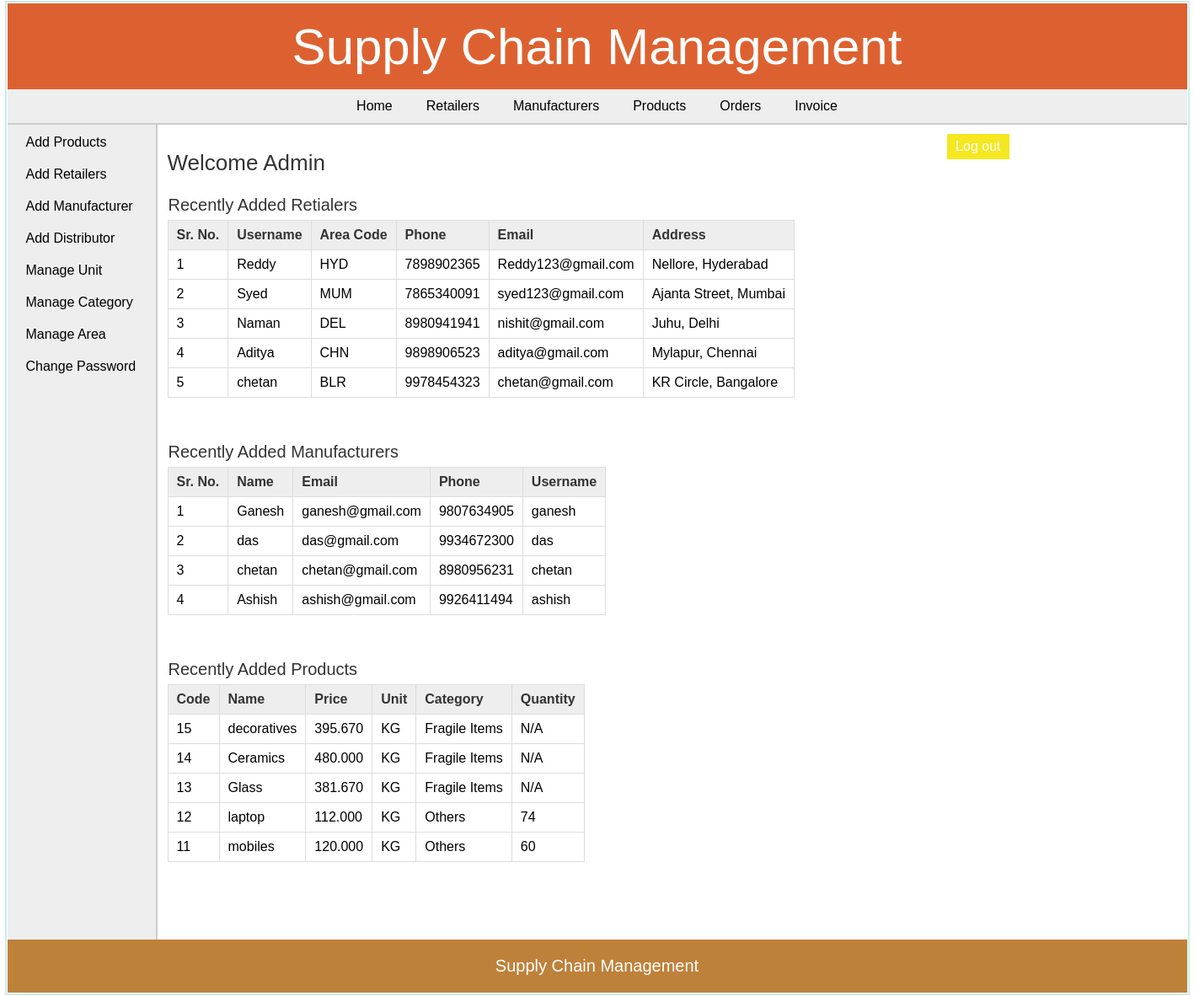
The page /admin/index.php (signed in) on the database its author committed.
### tables this page shows
CREATE TABLE `retailer` (
  `retailer_id` int(11) NOT NULL,
  `username` varchar(25) NOT NULL,
  `password` varchar(25) NOT NULL,
  `address` varchar(200) NOT NULL,
  `area_id` int(11) NOT NULL,
  `phone` varchar(10) NOT NULL,
  `email` varchar(50) DEFAULT NULL
);

CREATE TABLE `area` (
  `area_id` int(11) NOT NULL,
  `area_name` varchar(50) NOT NULL,
  `area_code` varchar(10) NOT NULL
);

CREATE TABLE `manufacturer` (
  `man_id` int(11) NOT NULL,
  `man_name` varchar(25) NOT NULL,
  `man_email` varchar(50) DEFAULT NULL,
  `man_phone` varchar(10) NOT NULL,
  `username` varchar(20) NOT NULL,
  `password` varchar(20) NOT NULL
);

CREATE TABLE `products` (
  `pro_id` int(11) NOT NULL,
  `pro_name` varchar(25) NOT NULL,
  `pro_desc` text DEFAULT NULL,
  `pro_price` decimal(10,3) NOT NULL,
  `unit` int(11) NOT NULL,
  `pro_cat` int(11) NOT NULL,
  `quantity` int(6) DEFAULT NULL
);

CREATE TABLE `unit` (
  `id` int(11) NOT NULL,
  `unit_name` varchar(20) NOT NULL,
  `unit_details` text DEFAULT NULL
);

CREATE TABLE `categories` (
  `cat_id` int(11) NOT NULL,
  `cat_name` varchar(25) NOT NULL,
  `cat_details` text DEFAULT NULL
);

### admin/index.php (the view, shortened to what this page needs)
<?php
	include("../includes/config.php");
	if(isset($_SESSION['admin_login'])) {
		if($_SESSION['admin_login'] == true) {
			$query_selectRetailer = "SELECT * FROM retailer,area WHERE retailer.area_id=area.area_id ORDER BY retailer_id DESC LIMIT 5";
			$result_selectRetailer = mysqli_query($con,$query_selectRetailer);
			$query_selectManufacturer = "SELECT * FROM manufacturer ORDER BY man_id DESC LIMIT 5";
			$result_selectManufacturer = mysqli_query($con,$query_selectManufacturer);
			$query_selectProducts = "SELECT * FROM products,categories,unit WHERE products.pro_cat=categories.cat_id AND products.unit=unit.id ORDER BY pro_id DESC LIMIT 5";
			$result_selectProducts = mysqli_query($con,$query_selectProducts);
		}
		else {
			header('Location:../index.php');
		}
	}
	else {
		header('Location:../index.php');
	}
?>
<!DOCTYPE html>
<html>
<head>
	<link rel="stylesheet" href="../includes/main_style.css" >
</head>
<body>
	<?php
		include("../includes/header.inc.php");
		include("../includes/nav_admin.inc.php");
		include("../includes/aside_admin.inc.php");
	?>
	<section>
		<h1>Welcome Admin</h1>
		<article>
			<h2>Recently Added Retialers</h2>
			<table class="table_displayData">
				<tr>
					<th>Sr. No.</th>
					<th>Username</th>
					<th>Area Code</th>
					<th>Phone</th>
					<th>Email</th>
					<th>Address</th>
				</tr>
				<?php $i=1; while($row_selectRetailer = mysqli_fetch_array($result_selectRetailer)) { ?>
				<tr>
					<td> <?php echo $i; ?> </td>
					<td> <?php echo $row_selectRetailer['username']; ?> </td>
					<td> <?php echo $row_selectRetailer['area_code']; ?> </td>
					<td> <?php echo $row_selectRetailer['phone']; ?> </td>
					<td> <?php echo $row_selectRetailer['email']; ?> </td>
					<td> <?php echo $row_selectRetailer['address']; ?> </td>
				</tr>
				<?php $i++; } ?>
			</table>
		</article>
		<article>
			<h2>Recently Added Manufacturers</h2>
			<table class="table_displayData">
			<tr>
				<th>Sr. No.</th>
				<th>Name</th>
				<th>Email</th>
				<th>Phone</th>
				<th>Username</th>
			</tr>
			<?php $i=1; while($row_selectManufacturer = mysqli_fetch_array($result_selectManufacturer)) { ?>
			<tr>
				<td> <?php echo $i; ?> </td>
				<td> <?php echo $row_selectManufacturer['man_name']; ?> </td>
				<td> <?php echo $row_selectManufacturer['man_email']; ?> </td>
				<td> <?php echo $row_selectManufacturer['man_phone']; ?> </td>
				<td> <?php echo $row_selectManufacturer['username']; ?> </td>
			</tr>
			<?php $i++; } ?>
		</table>
		</article>
		<article>
			<h2>Recently Added Products</h2>
			<table class="table_displayData">
			<tr>
				<th> Code </th>
				<th> Name </th>
				<th> Price </th>
				<th> Unit </th>
				<th> Category </th>
				<th> Quantity </th>
			</tr>
			<?php $i=1; while($row_selectProducts = mysqli_fetch_array($result_selectProducts)) { ?>
			<tr>
				<td> <?php echo $row_selectProducts['pro_id']; ?> </td>
				<td> <?php echo $row_selectProducts['pro_name']; ?> </td>
				<td> <?php echo $row_selectProducts['pro_price']; ?> </td>
				<td> <?php echo $row_selectProducts['unit_name']; ?> </td>
				<td> <?php echo $row_selectProducts['cat_name']; ?> </td>
				<td> <?php if($row_selectProducts['quantity'] == NULL){ echo "N/A";} else {echo $row_selectProducts['quantity'];} ?> </td>
			</tr>
			<?php $i++; } ?>
		</table>
		</article>
	</section>
	<?php
		include("../includes/footer.inc.php");
	?>
</body>
</html>

### includes/main_style.css (style rules this page uses)
* { font-family: arial,sans-serif; margin:0px; padding:1px; }
body { width:1400px; margin:auto; border:2px solid #cbecec; }
section { width:1000px; padding:10px; padding-bottom:40px; }
section h1 { margin-bottom:10px; font-weight:normal; color:#333; font-size: 26px; }
article { margin-top:20px; margin-bottom:50px; }
article h2 { margin-bottom:5px; font-weight:normal; color:#333; font-size: 20px; }
table { border-collapse: collapse; }
.table_displayData td, .table_displayData th { border:1px solid #ddd; padding: 8px 10px; text-align: left; }
.table_displayData th { background-color:#eee; color:#333; }

### rows shown on the page
retailer: username "Reddy", area.area_code "HYD", phone "7898902365", email "Reddy123@gmail.com", address "Nellore, Hyderabad"
retailer: username "Syed", area.area_code "MUM", phone "7865340091", email "syed123@gmail.com", address "Ajanta Street, Mumbai"
retailer: username "Naman", area.area_code "DEL", phone "8980941941", email "nishit@gmail.com", address "Juhu, Delhi"
retailer: username "Aditya", area.area_code "CHN", phone "9898906523", email "aditya@gmail.com", address "Mylapur, Chennai"
retailer: username "chetan", area.area_code "BLR", phone "9978454323", email "chetan@gmail.com", address "KR Circle, Bangalore"
manufacturer: man_name "Ganesh", man_email "ganesh@gmail.com", man_phone "9807634905", username "ganesh"
manufacturer: man_name "das", man_email "das@gmail.com", man_phone "9934672300", username "das"
manufacturer: man_name "chetan", man_email "chetan@gmail.com", man_phone "8980956231", username "chetan"
manufacturer: man_name "Ashish", man_email "ashish@gmail.com", man_phone "9926411494", username "ashish"
products: pro_id "15", pro_name "decoratives", pro_price "395.670", unit.unit_name "KG", pro_cat.cat_name "Fragile Items", shows "N/A"
products: pro_id "14", pro_name "Ceramics", pro_price "480.000", unit.unit_name "KG", pro_cat.cat_name "Fragile Items", shows "N/A"
products: pro_id "13", pro_name "Glass", pro_price "381.670", unit.unit_name "KG", pro_cat.cat_name "Fragile Items", shows "N/A"
products: pro_id "12", pro_name "laptop", pro_price "112.000", unit.unit_name "KG", pro_cat.cat_name "Others", quantity "74"
products: pro_id "11", pro_name "mobiles", pro_price "120.000", unit.unit_name "KG", pro_cat.cat_name "Others", quantity "60"
